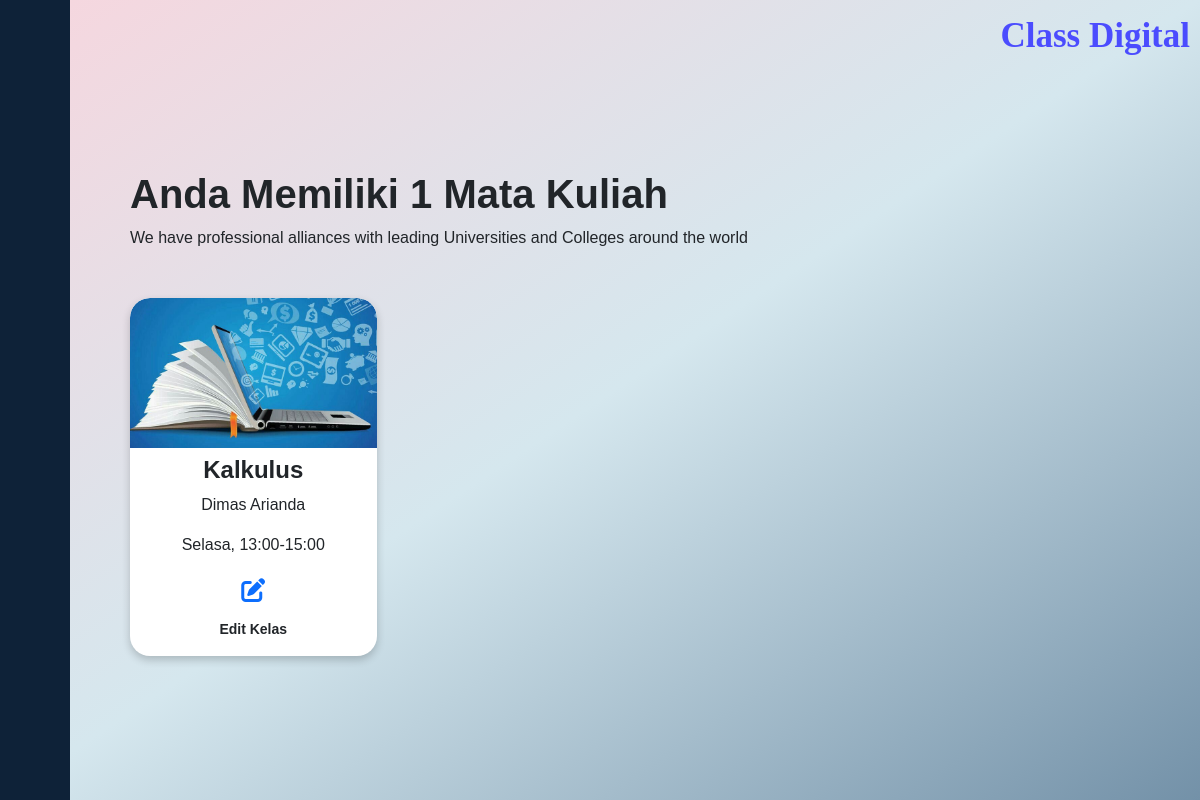
The page /cd_app/dashboard/ (signed in) on the database its author committed.
### cd_app/models.py (models this page shows, shortened)
class Course(models.Model):
    name = models.CharField(max_length=200)
    schedule = models.CharField(max_length=100)
    url = models.URLField()
    video_url = models.URLField(blank=True, null=True, help_text="URL video pembelajaran (contoh: YouTube)")
    pdf_material = models.FileField(upload_to='materials/', blank=True, null=True, help_text="Unggah materi dalam format PDF")
    announcement = models.TextField(blank=True, null=True)
    teacher = models.ForeignKey(
        UserProfileInfo,
        on_delete=models.SET_NULL,
        null=True,
        blank=True,
        related_name='teaching_courses',
        limit_choices_to={'role': 'teacher'},  # Hanya user dengan role 'teacher'
    )

class UserProfileInfo(models.Model):
    user = models.OneToOneField(User, on_delete=models.CASCADE, related_name='profile')
    image = models.ImageField(upload_to='profile_pics', blank=True)
    name = models.CharField(max_length=255, blank=True)
    email = models.EmailField(max_length=255, blank=True)
    phone = models.CharField(max_length=15, blank=True)
    about = models.TextField(blank=True)
    ROLE_CHOICES = [
        ('student', 'Student'),
        ('teacher', 'Teacher'),
    ]
    role = models.CharField(max_length=10, choices=ROLE_CHOICES, default='student')
    courses = models.ManyToManyField('Course', related_name='enrolled_users', blank=True)

### cd_app/views.py (the view)
# urls.py: path('dashboard/', views.dashboard, name='dashboard'),
@login_required
def dashboard(request):
    if request.user.profile.role == 'student':
        courses = request.user.profile.courses.all()  # Mata kuliah yang diambil oleh student
    else:
        courses = Course.objects.filter(teacher=request.user.profile)
    return render(request, 'cd_app/dashboard.html', {'courses': courses})

### templates/cd_app/dashboard.html (shortened to what this page needs)
{% extends "cd_app/main.html" %}
{% load static %}
{% block body_block %}
<div class="container-class">
  <div class="title-wrap-class">
    <h1 style="font-weight: bold;">Anda Memiliki {{ courses|length }} Mata Kuliah</h1>
  </div>
  <div class="des-class">
    <p>
      We have professional alliances with leading Universities and Colleges around the world
    </p>
  </div>
  <div class="wrap-card-class">
      <div class="row">
        {% for course in courses %}
        <div class="col-lg-3 mb-4 col-md-6">
          <div class="card-class">
            <div class="image-card-class" style="background-image: url('{% static 'img/bg-image-class.jpg' %}');"></div>
            <div class="wrap-fill-card">
              <div class="title-card-class mt-2">
                <h4 style="font-weight: bold;">{{ course.name }}</h4>
              </div>
              <div class="des-card-class">
                <p>{{ course.teacher.name }}</p>
              </div>
              <div class="time-card-class">
                <p>{{ course.schedule }}</p>
              </div>
              {% if request.user.profile.role == 'teacher' %}
              <div class="open-card-class">
                <div class="icon">
                  <a href="{% url 'cd_app:forum' course.id %}"><i class="fa-solid fa-edit"></i></a>
                </div>
                <div class="class">
                  <p>Edit Kelas</p>
                </div>
              </div>
              {% endif %}
            </div>
          </div>
        </div>
        {% endfor %}
      </div>
  </div>
</div>
{% endblock %}

### static/css/style.css (style rules this page uses)
* { margin: 0; padding: 0; box-sizing: border-box; font-family: 'Arial', sans-serif; }
body { background: linear-gradient(to bottom right, #f7d6de, #d5e7ee, #7391a8); min-height: 100vh; display: flex; flex-direction: column; scroll-behavior: smooth; }
a { text-decoration: none; }
.container-class { margin-top: 50px; width: 100%; }
.title-wrap-class h1 { font-weight: 600; }
.image-card-class { border-radius: 20px 20px 0 0; height: 150px; background-repeat: no-repeat; background-size: cover; background-position: center; }
.card-class { box-shadow: 0 4px 8px rgba(0, 0, 0, 0.2); border-radius: 20px; overflow: hidden; text-align: center; background: white; }
.wrap-card-class { margin-top: 3rem; }
.open-card-class .icon { font-size: 24px; color: #6c63ff; }
.open-card-class .class { margin-top: 10px; font-size: 14px; font-weight: bold; }

### rows shown on the page
Course: name "Kalkulus", teacher.name "Dimas Arianda", schedule "Selasa, 13:00-15:00"

### other values the page prints
{{ courses|length }} "1"
